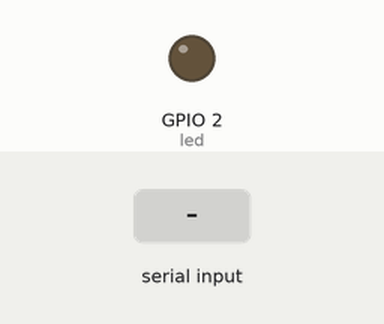
This sketch was run on a simulated ESP32. Parts: output pins drawn as LEDs (lit = HIGH). The test bench sets the inputs (shaded band). What the sketch prints to the serial monitor is not drawn.

Above: at 1.2 s.
1.3 s: "90,45\n" received over the second serial link
At 1.6 s:
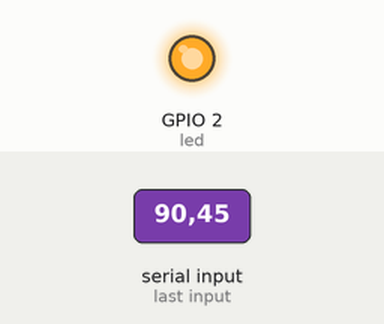
2.8 s: "30,150\n" received over the second serial link
At 3.9 s:
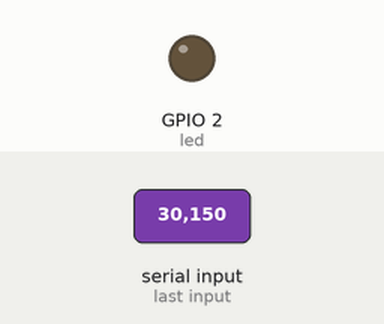
4.3 s: "0\n" received over the second serial link
At 5.1 s:
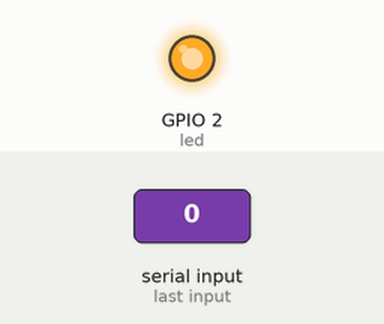
Timing chart, 0 to 7.3 s (numbered marks = the images above; inputs shaded):
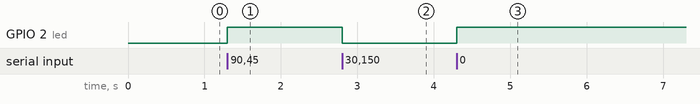

The sketch:

reciver_module.ino
```cpp
#define RXD2 20
#define TXD2 21

HardwareSerial hc12(1);

int led = 2;

void setup() {
  Serial.begin(115200);

  hc12.begin(9600, SERIAL_8N1, RXD2, TXD2);

  pinMode(led, OUTPUT);

  Serial.println("Receiver Started...");
}

void loop() {

  if (hc12.available()) {

    String data = hc12.readStringUntil('\n');

    Serial.print("Received: ");
    Serial.println(data);

    // Parse data
    float temp;
    int smoke;
    int flame;

    sscanf(data.c_str(), "%f,%d,%d", &temp, &smoke, &flame);

    Serial.print("Temp: ");
    Serial.println(temp);

    Serial.print("Smoke: ");
    Serial.println(smoke);

    Serial.print("Flame: ");
    Serial.println(flame);

    // 🔥 Fire Condition
    if (temp > 40 || smoke > 300 || flame == 0) {
      digitalWrite(led, HIGH);
      Serial.println("🔥 FIRE DETECTED");
    } else {
      digitalWrite(led, LOW);
      Serial.println("✅ SAFE");
    }
  }
}
```

Measured:
- after the input at 1.3 s, GPIO 2 (led): LOW → HIGH at once
- after the input at 2.8 s, GPIO 2 (led): HIGH → LOW at once
- after the input at 4.3 s, GPIO 2 (led): LOW → HIGH at once
